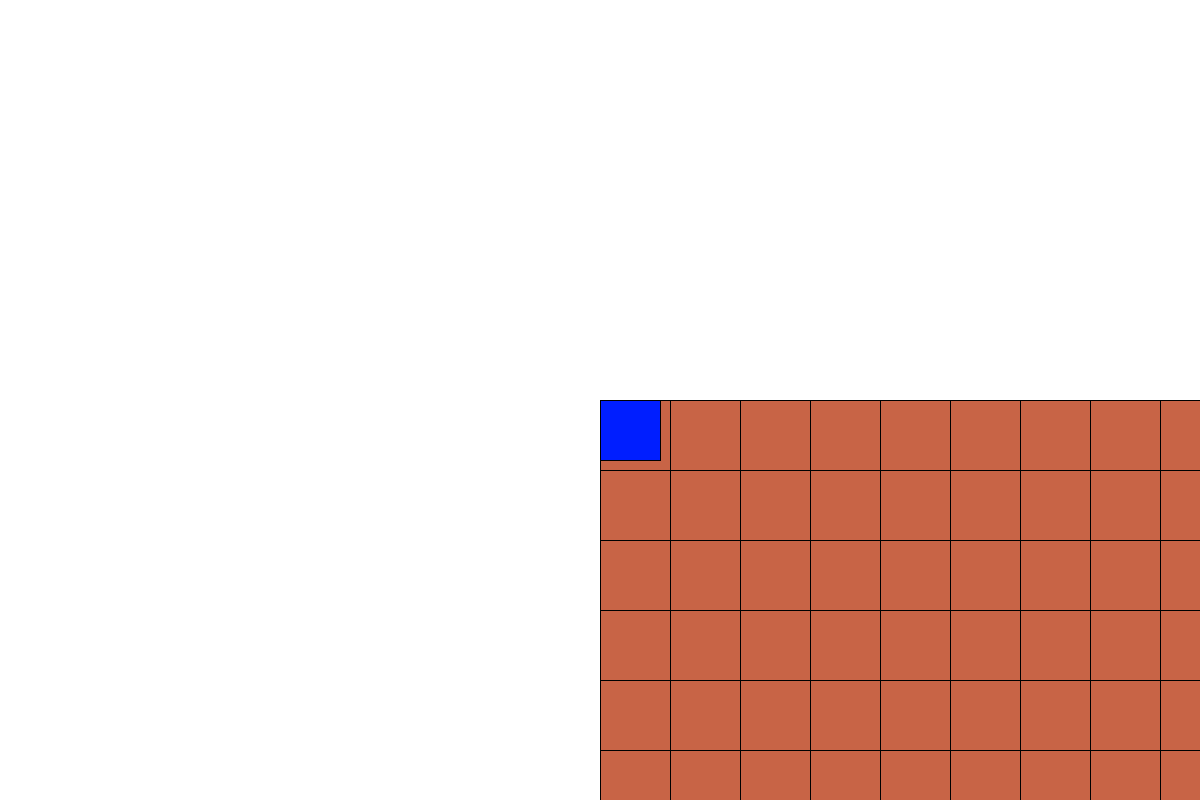
Frame 1 (no input)
Frame 60 (the mouse pressed at the canvas centre just before this capture): identical to frame 1, image omitted
Frame 120 (the mouse held since frame 60 and released just before this capture): identical to frame 1, image omitted

The Processing sketch that drew this single still picture (run headless with seeded random() and noise(); from frame 60 on, the mouse is pressed at the canvas centre):

// Processing sketch: Adventure_1_0
// ── Adventure_1_0.pde
/*
Adventure Game
Created by Biran4454
v1.0
build 1
16/02/2020
*/
/*
TODO:
  Make centre of blue square centre of screen
  Work in tile co-ordinates
  Use two dimentional arrayList
  Add block destroyed property to skip maths, but don't delete.
  Use two dimentional fixed array?
  
*/
World world;
void setup(){
  size(1200, 800);
  background(255);
  world = new World();
  world.createPlayer();
  int size = 70;
  for(int x = 0; x < size * 100; x += size){
    for(int y = 0; y < size * 100; y += size){
      world.addBlock(x, y);
    }
  }
}
void draw(){
  background(255);
  if(keyPressed){
    switch(keyCode){
      case 37: world.move(-2, 0); break; // Left
      case 38: if(world.posY <= 70){world.move(0, -1);} break; // Up
      case 39: world.move(2, 0); break; // Right
      case 40: world.move(0, 1); break; // Down
    }
  }
  
  world.drawBlocks(70);
  world.drawPlayer();
}

// ── Block.pde
public class Block{
  Block(int gX, int gY){
    this.gX = gX;
    this.gY = gY;
    x = 0;
    y = 0;
  }
  private int gX, gY, x, y;
  
  public void updateValues(int posX, int posY){
    x = posX + gX;
    y = posY + gY;
  }
  public void drawBlock(int size){
    fill(200, 100, 70);
    rect(stpX(x), stpY(y), size, size);
  }
  private int stpX(int x){
    return(x + width / 2);
  }
  private int stpY(int y){
    return(y + height / 2);
  }
}

// ── Player.pde
public class Player{
  Player(){}
  public void drawPlayer(){
    fill(0, 30, 255);
    rect(width / 2, height / 2, 60, 60);
  }
}

// ── World.pde
public class World{
  World(){
    blocks = new ArrayList<Block>();
    posX = 0;
    posY = 0;
  }
  public ArrayList<Block> blocks;
  public int posX, posY;
  private Player player;
  
  public void createPlayer(){
    player = new Player();
  }
  public void addBlock(int x, int y){
    blocks.add(new Block(x, y));
  }
  public void drawBlocks(int size){
    for(Block block : blocks){
      block.updateValues(posX, posY);
      block.drawBlock(size);
    }
  }
  public void drawPlayer(){
    player.drawPlayer();
  }
  public void move(int x, int y){
    posX -= x;
    posY -= y;
  }
}
